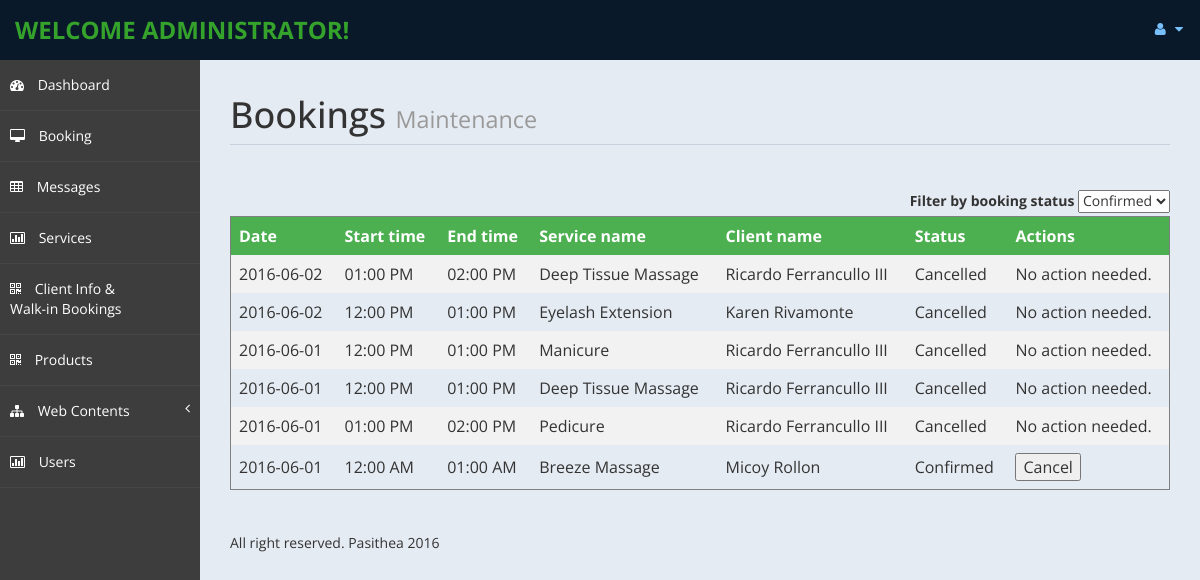
Page /admin/index.php?page=bookings on the committed database.
### tables this page shows
CREATE TABLE `pasithea_bookings` (
  `bookId` int(11) NOT NULL,
  `svc_id` int(11) NOT NULL,
  `user_id` int(11) NOT NULL,
  `book_date` varchar(111) NOT NULL,
  `book_starttime` int(11) NOT NULL,
  `book_endtime` int(11) NOT NULL,
  `status` varchar(20) NOT NULL,
  `client_type` varchar(50) NOT NULL,
  `walkin_lname` varchar(50) NOT NULL,
  `walkin_fname` varchar(50) NOT NULL
);

CREATE TABLE `pasithea_services` (
  `id` int(11) NOT NULL,
  `image_url` varchar(200) NOT NULL,
  `service_name` varchar(100) NOT NULL,
  `service_details` varchar(300) NOT NULL,
  `service_cost` varchar(11) NOT NULL,
  `featured` int(2) NOT NULL,
  `discounted_price` varchar(11) NOT NULL
);

CREATE TABLE `pasithea_account` (
  `acct_id` int(10) NOT NULL,
  `userId` int(10) NOT NULL,
  `Lastname` varchar(50) NOT NULL,
  `FirstName` varchar(50) NOT NULL,
  `Mobile` varchar(50) NOT NULL
);

### admin/includes/book_api.php (called while the page is built, shortened)
<?php
$db = new Database();
$db = $db->connect();
function getBookings(){
	$q = "SELECT b.*,s.service_name,a.Lastname,a.FirstName
	FROM pasithea_bookings b
	INNER JOIN pasithea_services s ON b.svc_id = s.id
	INNER JOIN pasithea_account a ON b.user_id = a.acct_id
	ORDER BY b.book_date DESC";
	return s2_query($q);
}
function parseTime($tym){
	for($i = 1;$i < 5;$i++){
		if(strlen($tym) < $i)
			$tym = '0'.$tym;
	}
	return implode(":",str_split($tym,2));
}
function s2_query($sql){
	global $db;
	$result = $db->query($sql) or die(mysqli_error($db));
	$rows = array();
	while( $r = $result->fetch_object() ) {
		$rows[] = $r;
	}
	return $rows;
}
?>

### admin/bookings.php (the view, shortened to what this page needs)
<?php
include_once('includes/book_api.php');
?>
	<div id="page-inner">
		<div class="row">
			<div class="col-md-12">
					<h1 class="page-header">
					Bookings <small>Maintenance</small>
					</h1>
						<div style='float:right'>
							<label>Filter by booking status</label>
							<select>
								<option selected>Confirmed</option>
							</select>
						</div>
						<table>
							<tr>
								<th >Date</h>
								<th >Start time</th>
								<th >End time</h>
								<th >Service name</th>
								<th >Client name</th>
								<th >Status</th>
								<th >Actions</th>
							</tr>
							<?php
							$res = getBookings();
							if($res){
								foreach($res as $rows){
							?>
								<tr id = '<?php echo $rows->bookId;?>'>
									<td><?php echo $rows->book_date;?></td>
									<td><?php echo date('h:i A', strtotime(parseTime($rows->book_starttime)));?></td>
									<td><?php echo date('h:i A', strtotime(parseTime($rows->book_endtime)));?></td>
									<td><?php echo $rows->service_name;?></td>
									<td><?php echo $rows->FirstName." ".$rows->Lastname;?></td>
									<td><?php echo $rows->status;?></td>
									<td>
										<?php
											if($rows->status == 'Cancelled' || $rows->status == 'Expired'){
												echo 'No action needed.';
											}elseif($rows->status == 'Confirmed'){
												echo "<button class='btnCancel'>Cancel</button>";
											}
											else{
												echo "<input type='button' id='btnConfirm' value='Confirm'/>";
												echo "<input type='button' id='btnCancel' value='Cancel'/>";
											}
										?>
									</td>
								</tr>
							<?php
								}
							}
							?>
						</table>
							<br>
			</div>
		</div>
		<footer><p>All right reserved. Pasithea 2016</p></footer>
	</div>

### admin/assets/css/custom-styles.css (style rules this page uses)
body { font-family: 'Open Sans', sans-serif; }
#page-inner { width:100%; margin:10px 20px 10px 0px; background-color:transparent; min-height:1200px; }
h1, .h1, h2, .h2, h3, .h3 { margin-top: 7px; margin-bottom: -5px; }
p { font-size:16px; line-height:25px; padding-top:20px; }
.page-header { padding-bottom: 9px; margin: 10px 0 45px; border-bottom: 1px solid #C7D1DD; }
footer p { font-size: 14px; }

### admin/bookings.php (style rules this page uses)
table { border: 1px solid gray; width: 100%; }
th, td { text-align: left; padding: 8px; }
tr:nth-child(even) { background-color: #f2f2f2 }
th { background-color: #4CAF50; color: white; }

### rows in the picture
pasithea_bookings: book_date "2016-06-02", book_starttime "01:00 PM", book_endtime "02:00 PM", pasithea_services.service_name "Deep Tissue Massage", pasithea_account.FirstName "Ricardo", pasithea_account.Lastname "Ferrancullo III", status "Cancelled", shows "No action needed."
pasithea_bookings: book_date "2016-06-02", book_starttime "12:00 PM", book_endtime "01:00 PM", pasithea_services.service_name "Eyelash Extension", pasithea_account.FirstName "Karen", pasithea_account.Lastname "Rivamonte", status "Cancelled", shows "No action needed."
pasithea_bookings: book_date "2016-06-01", book_starttime "12:00 PM", book_endtime "01:00 PM", pasithea_services.service_name "Manicure", pasithea_account.FirstName "Ricardo", pasithea_account.Lastname "Ferrancullo III", status "Cancelled", shows "No action needed."
pasithea_bookings: book_date "2016-06-01", book_starttime "12:00 PM", book_endtime "01:00 PM", pasithea_services.service_name "Deep Tissue Massage", pasithea_account.FirstName "Ricardo", pasithea_account.Lastname "Ferrancullo III", status "Cancelled", shows "No action needed."
pasithea_bookings: book_date "2016-06-01", book_starttime "01:00 PM", book_endtime "02:00 PM", pasithea_services.service_name "Pedicure", pasithea_account.FirstName "Ricardo", pasithea_account.Lastname "Ferrancullo III", status "Cancelled", shows "No action needed."
pasithea_bookings: book_date "2016-06-01", book_starttime "12:00 AM", book_endtime "01:00 AM", pasithea_services.service_name "Breeze Massage", pasithea_account.FirstName "Micoy", pasithea_account.Lastname "Rollon", status "Confirmed", shows "Cancel"
